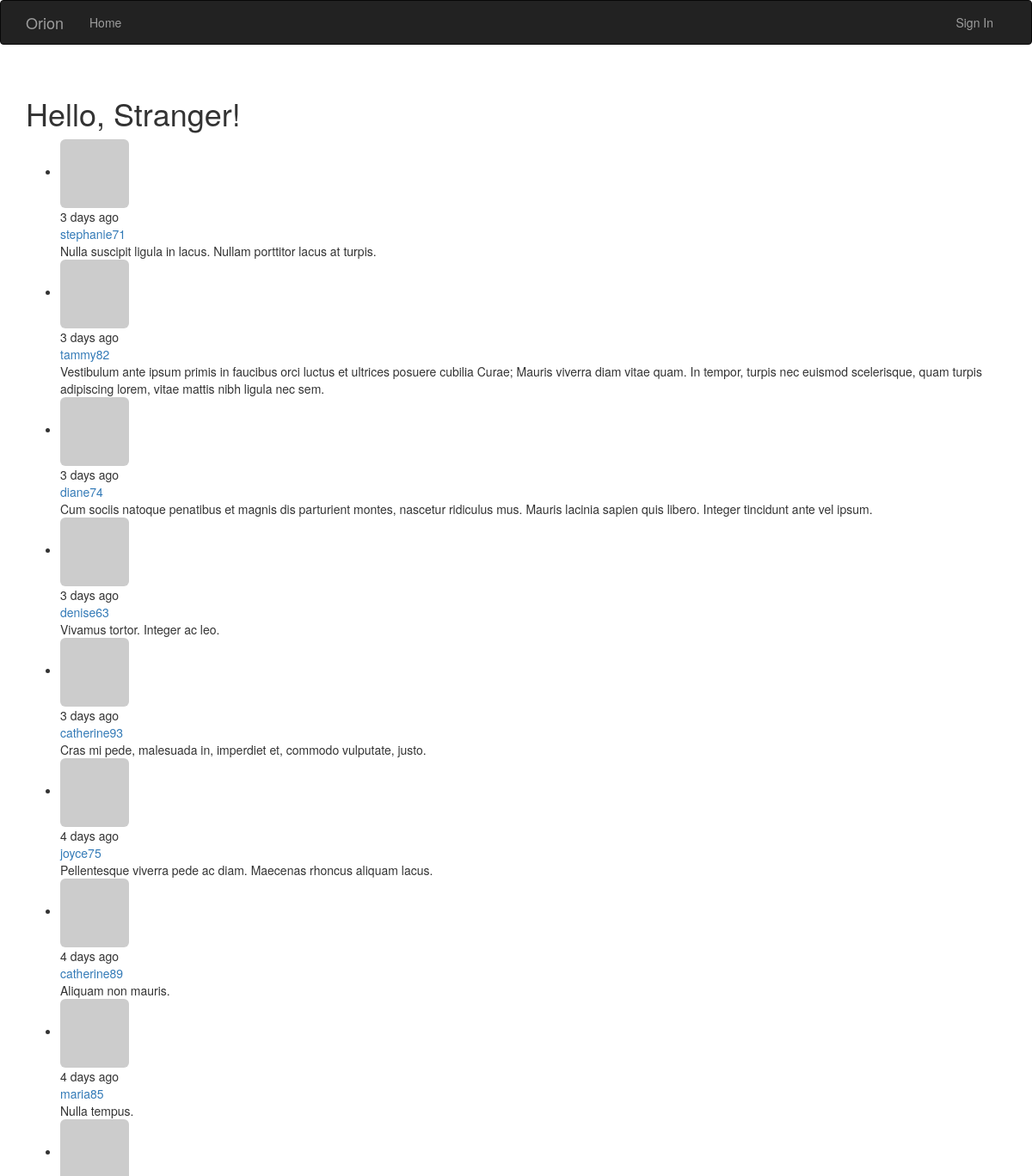
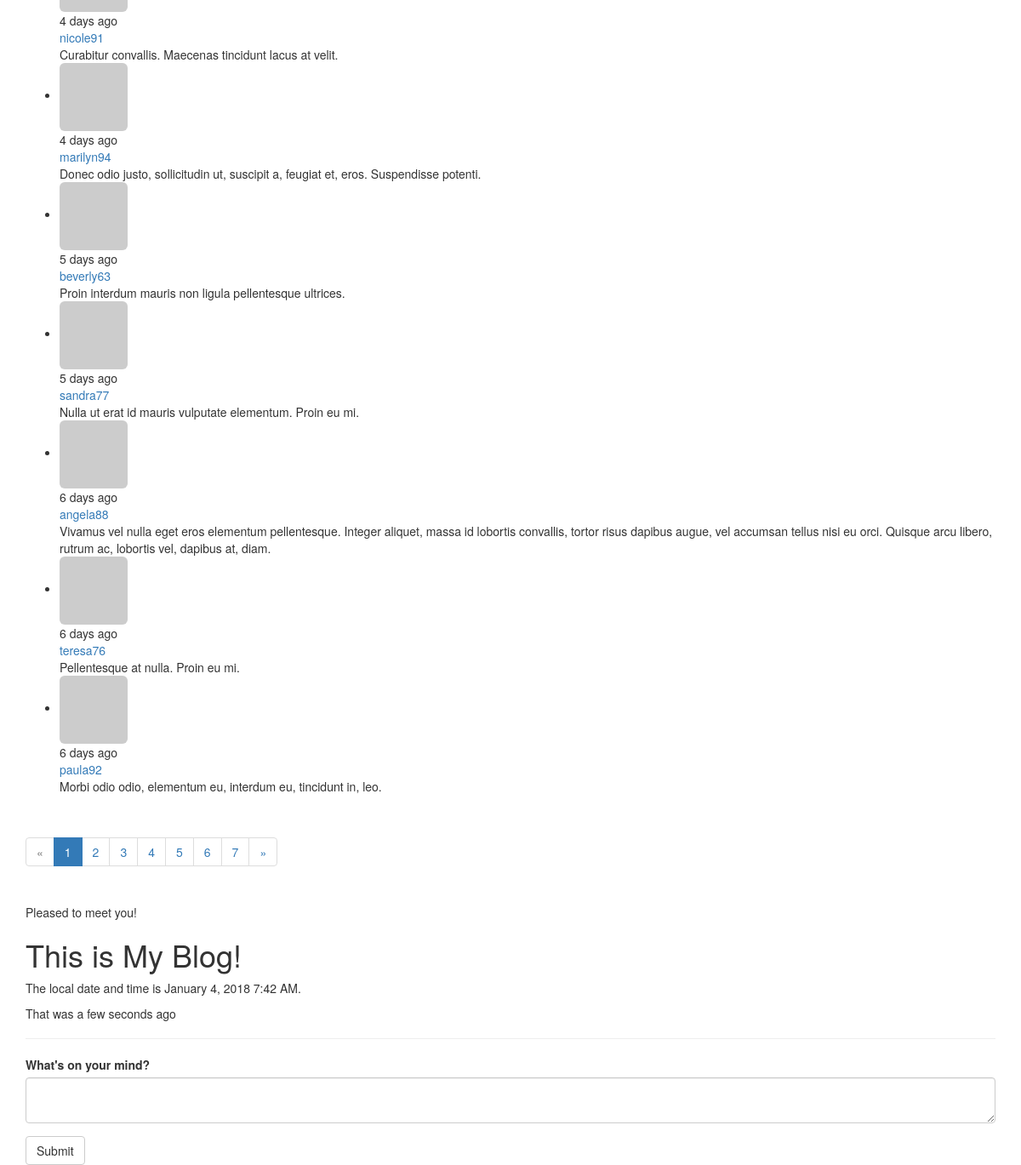
/main/, run on the app's committed database (2 pictures, top to bottom).
### app/models.py (models this page shows, shortened)
class Post(db.Model):
    __tablename__ = 'posts'
    id = db.Column(db.Integer, primary_key=True)
    body = db.Column(db.Text)
    timestamp = db.Column(db.DateTime, index=True, default=datetime.utcnow)
    author_id = db.Column(db.Integer, db.ForeignKey('users.id'))
    body_html = db.Column(db.Text)
    comments = db.relationship('Comment',backref='post', lazy='dynamic')

class User(UserMixin, db.Model):
    __tablename__ = 'users'
    id = db.Column(db.Integer, primary_key=True)
    email = db.Column(db.String(64), unique=True, index=True)
    username = db.Column(db.String(64), unique=True, index=True)
    role_id = db.Column(db.Integer, db.ForeignKey('roles.id'))
    password_hash = db.Column(db.String(128))
    confirmed = db.Column(db.Boolean, default=False)
    name = db.Column(db.String(64))
    location = db.Column(db.String(64))
    about_me = db.Column(db.Text())
    member_since = db.Column(db.DateTime(), default=datetime.utcnow)
    last_seen = db.Column(db.DateTime(), default=datetime.utcnow)
    avatar_hash = db.Column(db.String(32))
    posts = db.relationship('Post', backref='author', lazy='dynamic')
    followed = db.relationship('Follow',
                               foreign_keys=[Follow.follower_id],
                               backref=db.backref('follower', lazy='joined'),
                               lazy='dynamic',
                               cascade='all, delete-orphan')
    followers = db.relationship('Follow',
                                foreign_keys=[Follow.followed_id],
                                backref=db.backref('followed', lazy='joined'),
                                lazy='dynamic',
                                cascade='all, delete-orphan')
    comments = db.relationship('Comment',
                               backref='author', lazy='dynamic')
    @property
    def password(self):
        raise AttributeError('password is not a readable attribute')
    def gravatar(self, size=100, default='identicon', rating='g'):
        if request.is_secure:
            url = 'https://secure.gravatar.com/avatar'
        else:
            url = 'http://www.gravatar.com/avatar'
        hash = self.avatar_hash or hashlib.md5(
            self.email.encode('utf-8')).hexdigest()
        return '{url}/{hash}?s={size}&d={default}&r={rating}'.format(url=url, hash=hash, size=size, default=default, rating=rating)

### app/main/views.py (the view)
@main.route('/', methods=['GET', 'POST'])
def index():
    form = PostForm()
    if current_user.can(Permission.WRITE_ARTICLES) and \
            form.validate_on_submit():
        post = Post(body=form.body.data,
                    author=current_user._get_current_object())
        db.session.add(post)
        db.session.commit()
        return redirect(url_for('.index'))
    page = request.args.get('page', 1, type=int)
    show_followed = False
    if current_user.is_authenticated:
        show_followed = bool(request.cookies.get('show_followed', ''))
    if show_followed:
        query = current_user.followed_posts
    else:
        query = Post.query
    pagination = query.order_by(Post.timestamp.desc()).paginate(
        page, per_page=current_app.config['FLASKY_POSTS_PER_PAGE'],
        error_out=False)
    posts = pagination.items
    return render_template('index.html', form=form, posts=posts, pagination=pagination, current_time=datetime.utcnow())

### app/main/forms.py
class PostForm(Form):
    body = PageDownField("What's on your mind?", validators=[DataRequired()])
    submit = SubmitField('Submit')

### app/auth/views.py (called while the page is built)
@auth.before_app_request
def before_request():
    if current_user.is_authenticated:
        current_user.ping()
        if not current_user.confirmed \
                and request.endpoint \
                and request.blueprint != 'auth' \
                and request.endpoint != 'static':
            return redirect(url_for('auth.unconfirmed'))

### app/main/__init__.py (called while the page is built)
@main.app_context_processor
def inject_permissions():
    return dict(Permission=Permission)

### app/main/views.py (called while the page is built)
@main.after_app_request
def after_request(response):
    for query in get_debug_queries():
        if query.duration >= current_app.config['FLASKY_SLOW_DB_QUERY_TIME']:
            current_app.logger.warning(
                'Slow query: %s\nParameters: %s\nDuration: %fs\nContext: %s\n'
                % (query.statement, query.parameters, query.duration,
                   query.context))
    return response

### app/models.py (called while the page is built)
    def can(self, permissions):
        return False

### app/templates/index.html (shortened to what this page needs)
{% extends "base.html" %}
{% import "bootstrap/wtf.html" as wtf %}
{% import "_macros.html" as macros %}
{% block page_content %}
<div class="page-header">
    <h1>Hello, {% if current_user.is_authenticated %}{{ current_user.username }}{% else %}Stranger{% endif %}!</h1>
    <ul class="post">
        {% for post in posts %}
        <li class="post">
            <div class="post-thumbnail">
                <a href="{{ url_for('.user', username=post.author.username) }}">
                    <img class="img-rounded profile-thumbnail"
                        src="{{ post.author.gravatar(size=40) }}">
                </a>
            </div>
            <div class="post-date">{{ moment(post.timestamp).fromNow() }}</div>
            <div class="post-author">
                <a href="{{ url_for('.user', username=post.author.username) }}">
                    {{ post.author.username }}
                </a>
            </div>
            <div class="post-body">{{ post.body }}</div>
        </li>
        {% endfor %}
    </ul>
    {% if pagination %}
    <div class="pagination">
        {{ macros.pagination_widget(pagination, '.index') }}
    </div>
    {% endif %}
    {% if not known %}
    <p>Pleased to meet you!</p>
    {% else %}
    <p>Happy to see you again!</p>
    {% endif %}
    <h1>This is My Blog!</h1>
    <p>The local date and time is {{ moment(current_time).format('LLL') }}.</p>
    <p>That was {{ moment(current_time).fromNow(refresh=True) }}</p>
</div>
{{ wtf.quick_form(form) }}
{% endblock %}

### data on the page
Post: timestamp "3 days ago", author.username "stephanie71", body "Nulla suscipit ligula in lacus. Nullam porttitor lacus at turpis."
Post: timestamp "3 days ago", author.username "tammy82", body "Vestibulum ante ipsum primis in faucibus orci luctus et ultrices posuere cubilia Curae; Mauris viverra diam vitae quam. In tempor, turpis nec euismod scelerisque, quam turpis adipiscing lorem, vitae mattis nibh ligula nec sem."
Post: timestamp "3 days ago", author.username "diane74", body "Cum sociis natoque penatibus et magnis dis parturient montes, nascetur ridiculus mus. Mauris lacinia sapien quis libero. Integer tincidunt ante vel ipsum."
Post: timestamp "3 days ago", author.username "denise63", body "Vivamus tortor. Integer ac leo."
Post: timestamp "3 days ago", author.username "catherine93", body "Cras mi pede, malesuada in, imperdiet et, commodo vulputate, justo."
Post: timestamp "4 days ago", author.username "joyce75", body "Pellentesque viverra pede ac diam. Maecenas rhoncus aliquam lacus."
Post: timestamp "4 days ago", author.username "catherine89", body "Aliquam non mauris."
Post: timestamp "4 days ago", author.username "maria85", body "Nulla tempus."
Post: timestamp "4 days ago", author.username "nicole91", body "Curabitur convallis. Maecenas tincidunt lacus at velit."
Post: timestamp "4 days ago", author.username "marilyn94", body "Donec odio justo, sollicitudin ut, suscipit a, feugiat et, eros. Suspendisse potenti."
Post: timestamp "5 days ago", author.username "beverly63", body "Proin interdum mauris non ligula pellentesque ultrices."
Post: timestamp "5 days ago", author.username "sandra77", body "Nulla ut erat id mauris vulputate elementum. Proin eu mi."
Post: timestamp "6 days ago", author.username "angela88", body "Vivamus vel nulla eget eros elementum pellentesque. Integer aliquet, massa id lobortis convallis, tortor risus dapibus augue, vel accumsan tellus nisi eu orci. Quisque arcu libero, rutrum ac, lobortis vel, dapibus at, diam."
Post: timestamp "6 days ago", author.username "teresa76", body "Pellentesque at nulla. Proin eu mi."
Post: timestamp "6 days ago", author.username "paula92", body "Morbi odio odio, elementum eu, interdum eu, tincidunt in, leo."

### other printed values
{{ p }} "1"
{{ p }} "2" "3" "4" "5" "6" "7"
